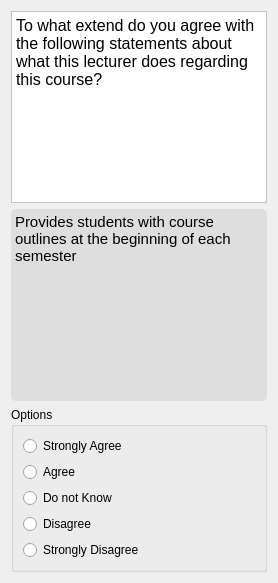
               <widget class="QWidget" name="page_39">
                <layout class="QVBoxLayout" name="verticalLayout_109">
                 <item>
                  <widget class="QTextBrowser" name="textBrowser_85">
                   <property name="styleSheet">
                    <string notr="true">background-color: rgb(255, 255, 255);</string>
                   </property>
                   <property name="html">
                    <string>&lt;!DOCTYPE HTML PUBLIC &quot;-//W3C//DTD HTML 4.0//EN&quot; &quot;http://www.w3.org/TR/REC-html40/strict.dtd&quot;&gt;
&lt;html&gt;&lt;head&gt;&lt;meta name=&quot;qrichtext&quot; content=&quot;1&quot; /&gt;&lt;style type=&quot;text/css&quot;&gt;
p, li { white-space: pre-wrap; }
&lt;/style&gt;&lt;/head&gt;&lt;body style=&quot; font-family:'Comic Sans MS'; font-size:10pt; font-weight:400; font-style:normal;&quot;&gt;
&lt;p style=&quot; margin-top:0px; margin-bottom:0px; margin-left:0px; margin-right:0px; -qt-block-indent:0; text-indent:0px;&quot;&gt;&lt;span style=&quot; font-family:'consolas'; font-size:12pt;&quot;&gt;To what extend do you agree with the following statements about what this lecturer does regarding this course?&lt;/span&gt;&lt;/p&gt;&lt;/body&gt;&lt;/html&gt;</string>
                   </property>
                  </widget>
                 </item>
                 <item>
                  <widget class="QTextBrowser" name="textBrowser_86">
                   <property name="styleSheet">
                    <string notr="true">background-color: rgb(222, 222, 222);
border-radius: 5px;</string>
                   </property>
                   <property name="html">
                    <string>&lt;!DOCTYPE HTML PUBLIC &quot;-//W3C//DTD HTML 4.0//EN&quot; &quot;http://www.w3.org/TR/REC-html40/strict.dtd&quot;&gt;
&lt;html&gt;&lt;head&gt;&lt;meta name=&quot;qrichtext&quot; content=&quot;1&quot; /&gt;&lt;style type=&quot;text/css&quot;&gt;
p, li { white-space: pre-wrap; }
&lt;/style&gt;&lt;/head&gt;&lt;body style=&quot; font-family:'Comic Sans MS'; font-size:10pt; font-weight:400; font-style:normal;&quot;&gt;
&lt;p style=&quot; margin-top:0px; margin-bottom:0px; margin-left:0px; margin-right:0px; -qt-block-indent:0; text-indent:0px;&quot;&gt;&lt;span style=&quot; font-family:'consolas'; font-size:11pt;&quot;&gt;Provides students with course outlines at the beginning of each semester&lt;/span&gt;&lt;/p&gt;&lt;/body&gt;&lt;/html&gt;</string>
                   </property>
                  </widget>
                 </item>
                 <item>
                  <widget class="QGroupBox" name="groupBox_5">
                   <property name="styleSheet">
                    <string notr="true"/>
                   </property>
                   <property name="title">
                    <string>Options</string>
                   </property>
                   <property name="flat">
                    <bool>false</bool>
                   </property>
                   <layout class="QVBoxLayout" name="verticalLayout_110">
                    <item>
                     <layout class="QVBoxLayout" name="verticalLayout_111">
                      <item>
                       <widget class="QRadioButton" name="radioButton_1_6">
                        <property name="styleSheet">
                         <string notr="true"/>
                        </property>
                        <property name="text">
                         <string>Strongly Agree</string>
                        </property>
                       </widget>
                      </item>
                      <item>
                       <widget class="QRadioButton" name="radioButton_1_7">
                        <property name="text">
                         <string>Agree</string>
                        </property>
                       </widget>
                      </item>
                      <item>
                       <widget class="QRadioButton" name="radioButton_1_8">
                        <property name="text">
                         <string>Do not Know</string>
                        </property>
                       </widget>
                      </item>
                      <item>
                       <widget class="QRadioButton" name="radioButton_1_9">
                        <property name="text">
                         <string>Disagree</string>
                        </property>
                       </widget>
                      </item>
                      <item>
                       <widget class="QRadioButton" name="radioButton_1_10">
                        <property name="text">
                         <string>Strongly Disagree</string>
                        </property>
                       </widget>
                      </item>
                     </layout>
                    </item>
                   </layout>
                  </widget>
                 </item>
                </layout>
               </widget>
